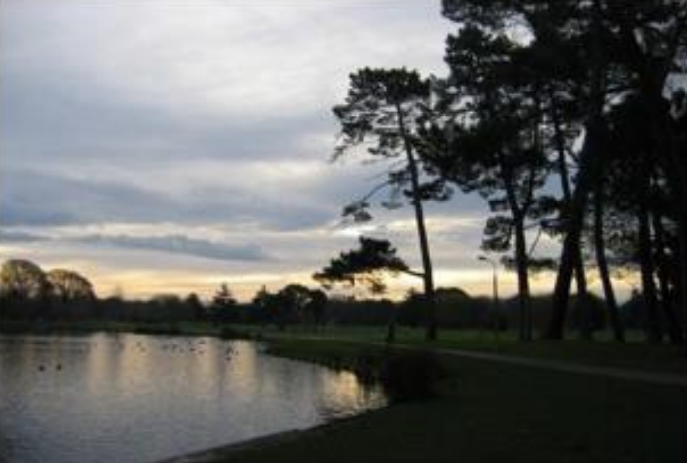
#> input picture CIS_465/html/images/sampleimg.png, 687 x 463 px, found by its file name
$ python assignment4.py
#> lines starting #> are read from the running program, lines starting #| are printed output that depends on the picture

from scipy.ndimage import gaussian_filter
import cv2
import numpy as np
from matplotlib import pyplot as plt
import math as M


# split and save rgb values with cv2.split


# Luminance intensity image


def splitRGB(image, num):
    Lr = []
    Lg = []
    Lb = []
    for i in range(len(image)):
        for j in range(len(image[i])):
            (r, g, b) = image[i][j]
            Lr.append(r)
            Lg.append(g)
            Lb.append(b)
    if num == 1:
        return Lr
    elif num == 2:
        return Lg
    elif num == 3:
        return Lb


def NTSCgreyscale(image, v):
    fill = 0
    list1 = []
    list2 = []
    while fill < len(image):
        list1.append([])
        list2.append([])
        fill += 1
    for i in range(0, len(image)):
        for j in range(0, len(image[i])):
            (r, g, b) = image[i][j]
            x1 = 76.245*r
            x2 = 149.685*g
            x3 = 29.071*b
            x = x1+x2+x3/255
            list1[i].append(x/255)
            list2[i].append(x)

    if v == 0:
        return np.array(list1)
    else:
        return np.array(list2)

# Adaptive luminance enhancement


def findzvalues(image):
    fill = 0
    bilist = []
    while fill < len(image):
        bilist.append([])
        fill += 1
    L = findLvalue(image)
    z = 1
    if L <= 50:
        z = 0
    elif L > 50 and L <= 150:
        z = (L-50)/100
    elif L > 150:
        z = 1
    for i in range(len(image)):
        for j in range(len(image[i])):
            x = image[i][j]
            l = (M.pow(x, (0.75*z)+0.25))
            m = (1-x)*(0.4)*(1-z)
            n = (M.pow(x, 2-z))
            o = l+m+n
            bilist[i].append(o/2)

    return np.array(bilist)


def findLvalue(image):
    row, col = image.shape
    max = (row*col)/10
    z = 0
    L = 0
    x = cv2.calcHist([image], [0], None, [256], [0, 255])
    for i in x:
        z = z+i
        L = L + 1
        if z >= max:
            break
    return L


def contEnhance(image, img):

    fill = 0
    output = []

    while fill < len(image):
        output.append([])

        fill += 1

    im = NTSCgreyscale(img, 1)

    Z = np.std(image)
    p = 0
    gauss = gaussian_filter(im, sigma=35)
    if Z <= 3:
        p = 3
    elif Z > 3 and Z < 10:
        p = ((27 - (2*Z))/7)
    else:
        p = 1
    ibar = findzvalues(image)
    for k in range(0, len(image)):
        for l in range(0, len(image[k])):
            try:
                a = int(gauss[k][l])/((int(image[k][l])*255))
            except ZeroDivisionError:
                a = int(gauss[k][l]/1)
            E = M.pow(a, p)
            print(a)
            S = M.pow(255*ibar[k][l], E)
            output[k].append(S)

    return np.array(output)


def restore(image, L1, L2, L3):
    fill = 0
    bilist = []
    while fill < len(image):
        bilist.append([])
        fill += 1
    S = contEnhance(image)
    lamb = 0.5
    num = 0
    for i in range(len(image)):
        for j in range(len(image[i])):
            x = S[i][j]
            y = image[i][j] + 1
            Sr = x*(L1[num]/y)*lamb
            Sg = x*(L2[num]/y)*lamb
            Sb = x*(L3[num]/y)*lamb

            bilist[i].append([Sr, Sg, Sb])
            num += 1
    return np.array(bilist)


# can use built in histogram and CDF functions
image = cv2.imread("CIS_465\html\images\sampleimg.png", 1)
#> image is the input picture: shape (463, 687, 3); mean B, G, R 101.8, 103.3, 102.4
resize = cv2.resize(image, [600, 400], interpolation=cv2.INTER_AREA)


Lr = splitRGB(resize, 1)
#> after the loop in splitRGB, `for i in range(len(image)):`: Lb = 240000 items
#> Lr = 240000 items
Lg = splitRGB(resize, 2)
#> Lg = 240000 items
Lb = splitRGB(resize, 3)
#> Lb = 240000 items

resize = resize.astype(np.uint8)
newimg = NTSCgreyscale(resize, 1)
#> after the loop in NTSCgreyscale, `while fill < len(image):`: fill = 400; list1 = 400 items, first 6: [], [], [], [], [], []
#> in NTSCgreyscale, `return np.array(list2)`:
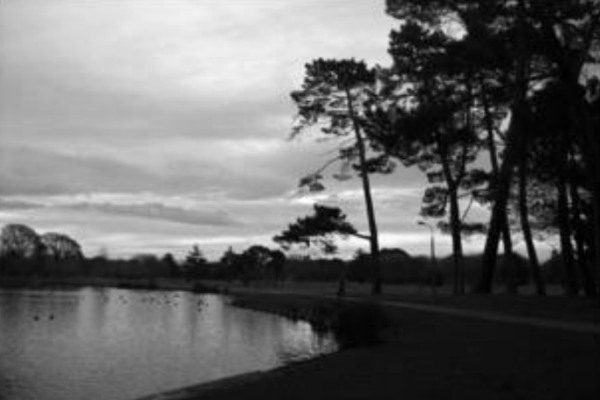
#> returned value: shape (400, 600) float64; min 0, max 56884.2, mean 23239.4; drawn with min black and max white
newimg = newimg.astype(np.uint8)
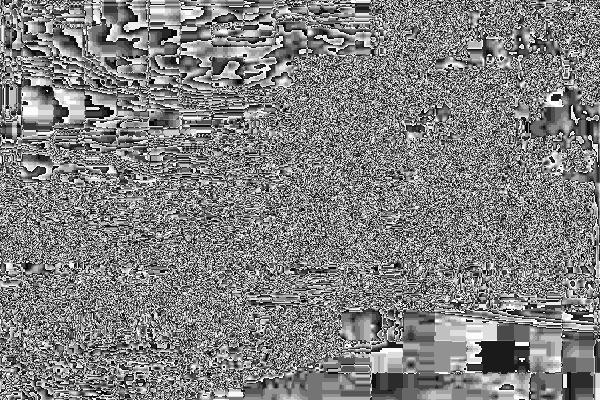
#> newimg: shape (400, 600); min 0, max 255, mean 128.4

output = contEnhance(newimg, resize)
#> after the loop in contEnhance, `while fill < len(image):`: fill = 400; output = 400 items, first 6: [], [], [], [], [], []
#> in contEnhance, `Z = np.std(image)`: Z = 72.7
#> in contEnhance, `gauss = gaussian_filter(im, sigma=35)`:
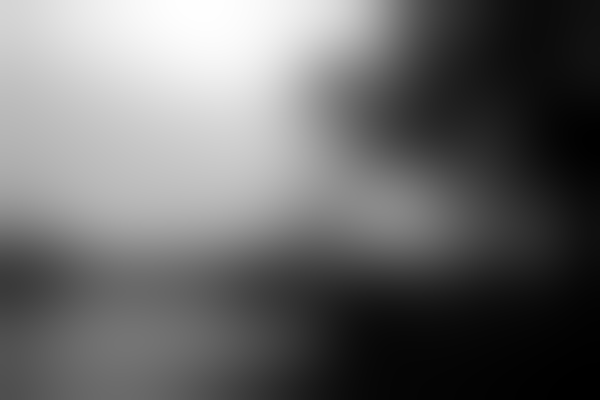
#> gauss: shape (400, 600) float64; min 2930.3, max 51865.7, mean 23239.4; drawn with min black and max white
#> after the loop in findzvalues, `while fill < len(image):`: bilist = 400 items, first 6: [], [], [], [], [], []; fill = 400
#> in findLvalue, `x = cv2.calcHist([image], [0], None, [256], [0, 255])`: x = 256 values, max 3421 at index 146, min 0 at index 255, mean 931.9
#> the loop in findLvalue, `for i in x:` made 27 passes
#> (i, z) on passes 1 to 12: ([772], [772]), ([209], [981]), ([1245], [2226]), ([251], [2477]), ([628], [3105]), ([1438], [4543]), ([300], [4843]), ([1058], [5901]), ([1182], [7083]), ([703], [7786]), ([1194], [8980]), ([622], [9602])
#> after the loop in findLvalue, `for i in x:`: L = 27
#> in findzvalues, `return np.array(bilist)`:
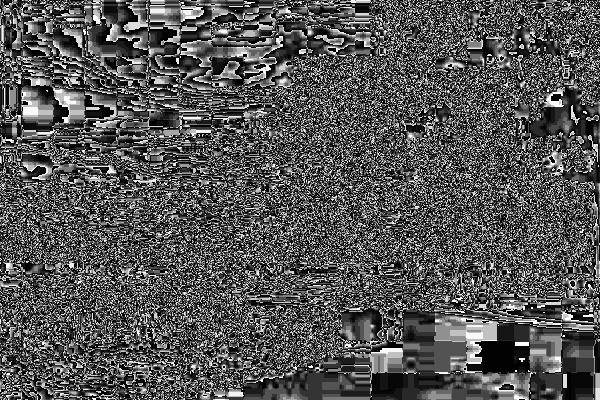
#> returned value: shape (400, 600) float64; min 0.2, max 32463.7, mean 10862.6; drawn with min black and max white
#> the loop in contEnhance, `for k in range(0, len(image)):` made 6 passes
#> (printed output is left out)
#> (the run stopped early here; a loop or call above may not have finished)

$ run again, with CIS_465/html/images/GerhartWorkPhoto.png copied over CIS_465/html/images/sampleimg.png
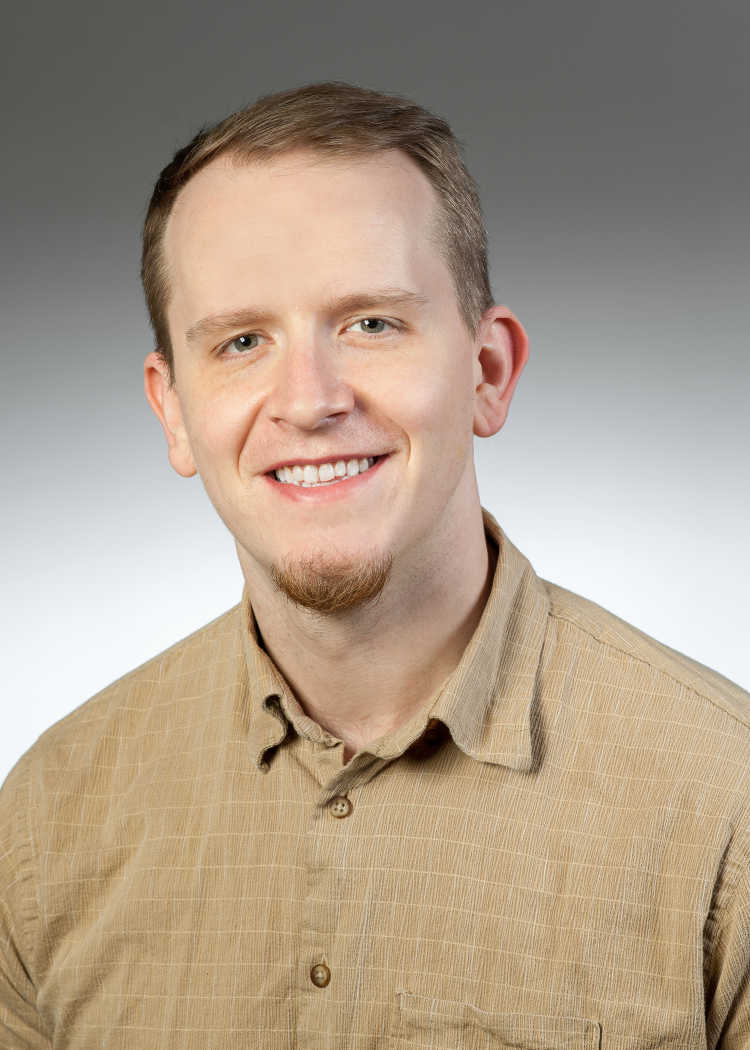
#> input picture CIS_465/html/images/GerhartWorkPhoto.png, 1500 x 2100 px, found by its file name (shown at 1/2 size)
#> image is the input picture: shape (2100, 1500, 3); mean B, G, R 137.1, 155.6, 172
#> after the loop in splitRGB, `for i in range(len(image)):`: Lb = 240000 items
#> after the loop in NTSCgreyscale, `while fill < len(image):`: fill = 400; list1 = 400 items, first 6: [], [], [], [], [], []
#> after the loop in contEnhance, `while fill < len(image):`: fill = 400; output = 400 items, first 6: [], [], [], [], [], []
#> Z = 74.45
#> in contEnhance, `gauss = gaussian_filter(im, sigma=35)`:
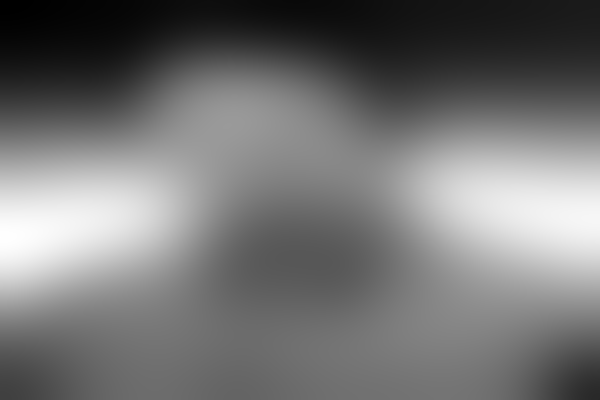
#> gauss: shape (400, 600) float64; min 19594.4, max 50647.3, mean 33760.6; drawn with min black and max white
#> after the loop in findzvalues, `while fill < len(image):`: bilist = 400 items, first 6: [], [], [], [], [], []; fill = 400
#> x = 256 values, max 3641 at index 223, min 0 at index 255, mean 936.3
#> the loop in findLvalue, `for i in x:` made 25 passes
#> (i, z) on passes 1 to 8: ([1601], [1601]), ([746], [2347]), ([745], [3092]), ([1107], [4199]), ([380], [4579]), ([1074], [5653]), ([1129], [6782]), ([794], [7576])
#> after the loop in findLvalue, `for i in x:`: L = 25
#> in findzvalues, `return np.array(bilist)`:
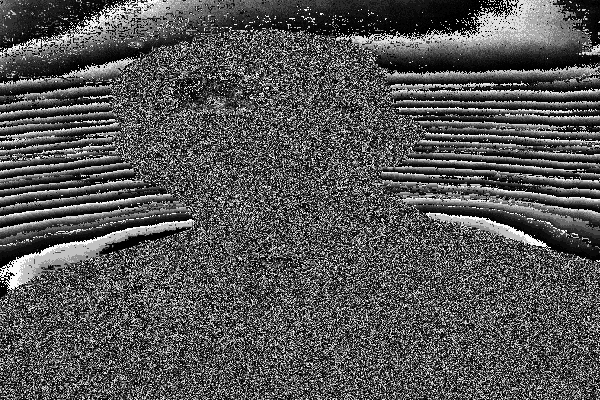
#> returned value: shape (400, 600) float64; min 0.2, max 32463.7, mean 10746.4; drawn with min black and max white
#> the loop in contEnhance, `for k in range(0, len(image)):` made 1 pass
#> (printed output is left out)
